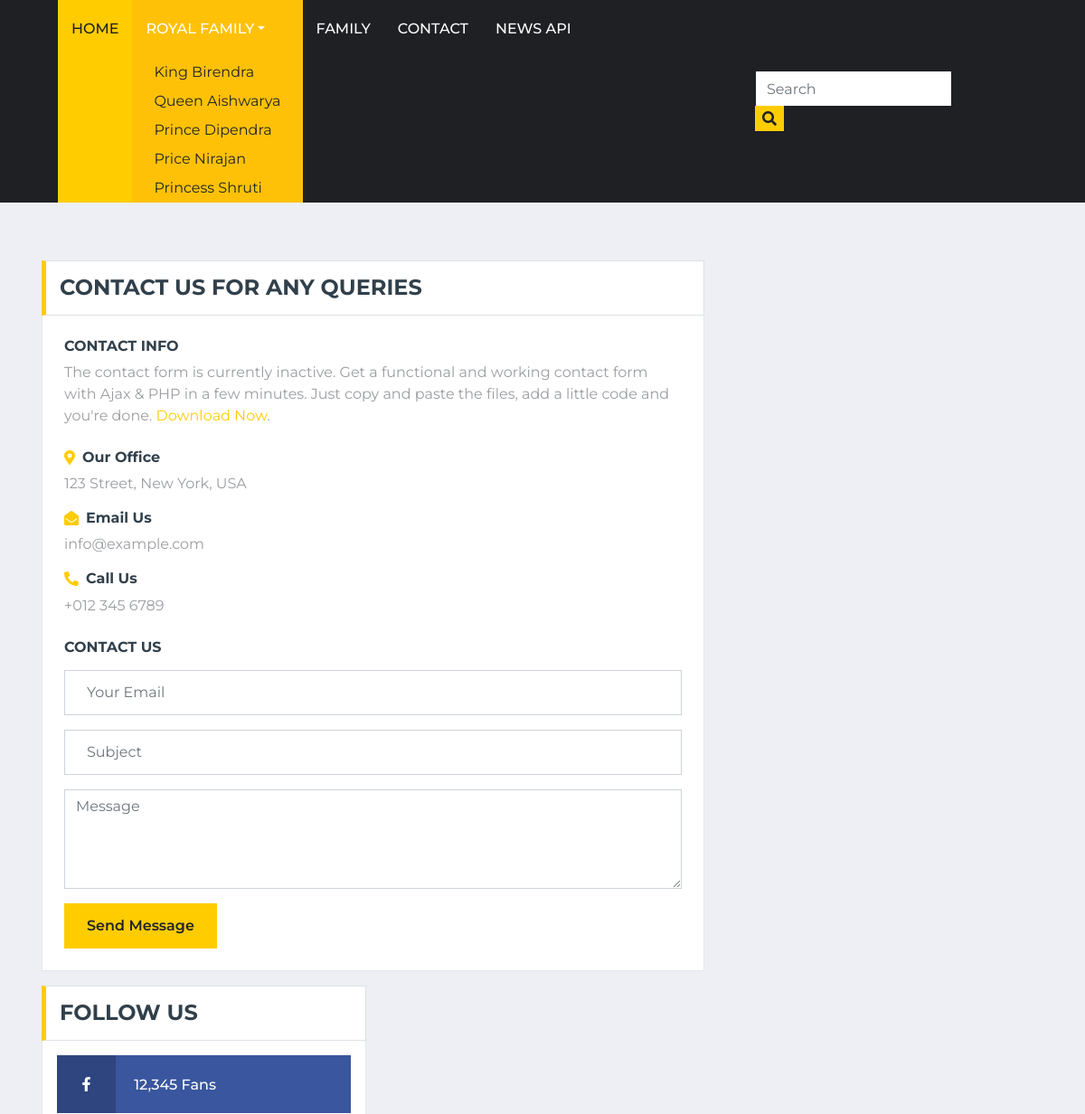
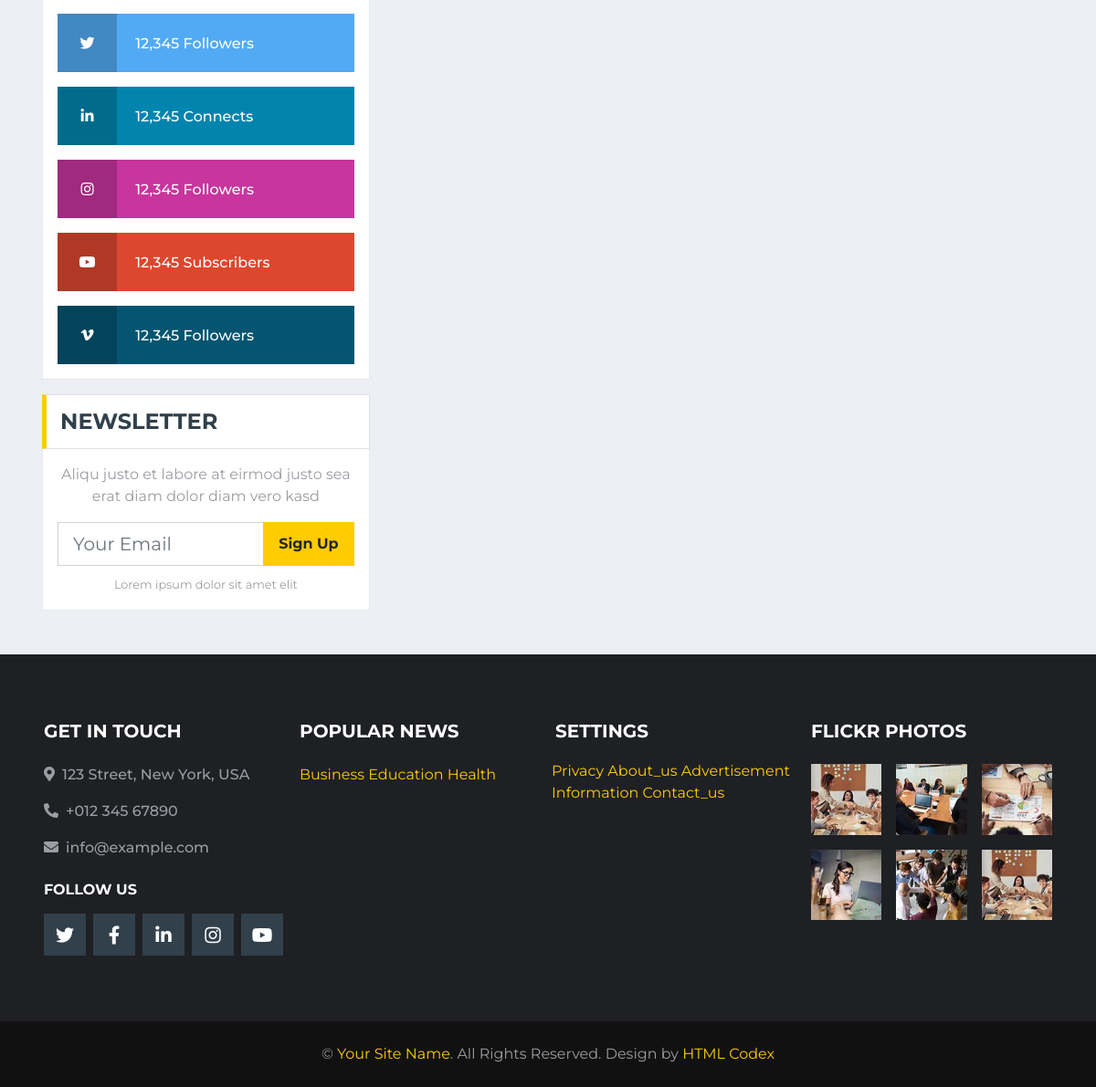
The app's page /contact with its own data (2 pictures, top to bottom).
### game/models.py (models this page shows)
class Royal(models.Model):
    name=models.CharField(max_length=100, unique=True)
    slug=models.SlugField(max_length=100, unique=True)

class Popular(models.Model):
    title=models.CharField(max_length=250, unique=True)
    slug=models.SlugField(max_length=250, unique=True)
    content=RichTextField()
    image=models.ImageField(upload_to='page/%y/%m/%d/', blank=True)

class Page(models.Model):
    title=models.CharField(max_length=250, unique=True)
    slug=models.SlugField(max_length=255, unique=True)
    content=RichTextField()
    image=models.ImageField(upload_to='page/%y/%m/%d/', blank=True)

### game/views.py (the view)
# urls.py: path('contact',views.contact, name='contact'),
def contact(request):
    if request.method == 'POST':
        email=request.POST['email']
        subject=request.POST['subject']
        message=request.POST['message']
        send_mail("Subject:"+ subject, message, email, ['magarindra927@gmail.com'], fail_silently=False)
        messages.success(request, 'Your message has been sent successfully')
        back=request.META.get('HTTP_REFERER')
        return redirect (back)
    else:
        return render(request, 'contact.html')

### game/general.py (called while the page is built)
def global_data(request):
    data={
        'royalData':Royal.objects.all(),
        'pageData':Page.objects.all(),
        'popularData':Popular.objects.all(),
    }
    return data

### game/templates/contact.html (shortened to what this page needs)
{% extends 'layouts/main.html' %}
{% block content %}
    <div class="container-fluid mt-5 pt-3">
        <div class="container">
            <div class="col-lg-8">
                <div class="section-title mb-0">
                    <h4 class="m-0 text-uppercase font-weight-bold">Contact Us For Any Queries</h4>
                </div>
                <div class="bg-white border border-top-0 p-4 mb-3">
                    <div class="mb-4">
                        <h6 class="text-uppercase font-weight-bold">Contact Info</h6>
                        <p class="mb-4">The contact form is currently inactive. Get a functional and working contact form with Ajax & PHP in a few minutes. Just copy and paste the files, add a little code and you're done. <a href="https://htmlcodex.com/contact-form">Download Now</a>.</p>
                        <div class="mb-3">
                            <div class="d-flex align-items-center mb-2">
                                <i class="fa fa-map-marker-alt text-primary mr-2"></i>
                                <h6 class="font-weight-bold mb-0">Our Office</h6>
                            </div>
                            <p class="m-0">123 Street, New York, USA</p>
                        </div>
                        <div class="mb-3">
                            <div class="d-flex align-items-center mb-2">
                                <i class="fa fa-envelope-open text-primary mr-2"></i>
                                <h6 class="font-weight-bold mb-0">Email Us</h6>
                            </div>
                            <p class="m-0">info@example.com</p>
                        </div>
                        <div class="mb-3">
                            <div class="d-flex align-items-center mb-2">
                                <i class="fa fa-phone-alt text-primary mr-2"></i>
                                <h6 class="font-weight-bold mb-0">Call Us</h6>
                            </div>
                            <p class="m-0">+012 345 6789</p>
                        </div>
                    </div>
                    <h6 class="text-uppercase font-weight-bold mb-3">Contact Us</h6>
                    <form>
                        <div class="form-row">
                            <div class="col-md-12">
                                <div class="contact-form">
                                    <form name="{% url 'contact' %}" method="post">
                                        <div class="form-group">
                                            <input type="email" class="form-control p-4" placeholder="Your Email" required="required"/>
                                        </div>
                                        <div class="form-group">
                                            <input type="text" class="form-control p-4" placeholder="Subject" required="required"/>
                                        </div>
                                        <div class="form-group">
                                            <textarea class="form-control" rows="4" placeholder="Message" required="required"></textarea>
                                        </div>
                                        <div>
                                            <button class="btn btn-primary font-weight-semi-bold px-4" style="height: 50px;"
                                                type="submit">Send Message</button>
                                        </div>
                                    </form>
                                </div>
                            </div>
                        </div>
                    </form>
                </div>
            </div>
            <div class="col-lg-4">
                <div class="mb-3">
                    <div class="section-title mb-0">
                        <h4 class="m-0 text-uppercase font-weight-bold">Follow Us</h4>
                    </div>
                    <div class="bg-white border border-top-0 p-3">
                        <a href="" class="d-block w-100 text-white text-decoration-none mb-3" style="background: #39569E;">
                            <i class="fab fa-facebook-f text-center py-4 mr-3" style="width: 65px; background: rgba(0, 0, 0, .2);"></i>
                            <span class="font-weight-medium">12,345 Fans</span>
                        </a>
                        <a href="" class="d-block w-100 text-white text-decoration-none mb-3" style="background: #52AAF4;">
                            <i class="fab fa-twitter text-center py-4 mr-3" style="width: 65px; background: rgba(0, 0, 0, .2);"></i>
                            <span class="font-weight-medium">12,345 Followers</span>
                        </a>
                        <a href="" class="d-block w-100 text-white text-decoration-none mb-3" style="background: #0185AE;">
                            <i class="fab fa-linkedin-in text-center py-4 mr-3" style="width: 65px; background: rgba(0, 0, 0, .2);"></i>
                            <span class="font-weight-medium">12,345 Connects</span>
                        </a>
                        <a href="" class="d-block w-100 text-white text-decoration-none mb-3" style="background: #C8359D;">
                            <i class="fab fa-instagram text-center py-4 mr-3" style="width: 65px; background: rgba(0, 0, 0, .2);"></i>
                            <span class="font-weight-medium">12,345 Followers</span>
                        </a>
                        <a href="" class="d-block w-100 text-white text-decoration-none mb-3" style="background: #DC472E;">
                            <i class="fab fa-youtube text-center py-4 mr-3" style="width: 65px; background: rgba(0, 0, 0, .2);"></i>
                            <span class="font-weight-medium">12,345 Subscribers</span>
                        </a>
                        <a href="" class="d-block w-100 text-white text-decoration-none" style="background: #055570;">
                            <i class="fab fa-vimeo-v text-center py-4 mr-3" style="width: 65px; background: rgba(0, 0, 0, .2);"></i>
                            <span class="font-weight-medium">12,345 Followers</span>
                        </a>
                    </div>
                </div>
                <div class="mb-3">
                    <div class="section-title mb-0">
                        <h4 class="m-0 text-uppercase font-weight-bold">Newsletter</h4>
                    </div>
                    <div class="bg-white text-center border border-top-0 p-3">
                        <p>Aliqu justo et labore at eirmod justo sea erat diam dolor diam vero kasd</p>
                        <div class="input-group mb-2" style="width: 100%;">
                            <input type="text" class="form-control form-control-lg" placeholder="Your Email">
                            <div class="input-group-append">
                                <button class="btn btn-primary font-weight-bold px-3">Sign Up</button>
                            </div>
                        </div>
                        <small>Lorem ipsum dolor sit amet elit</small>
                    </div>
                </div>
            </div>
        </div>
    </div>
{% endblock %}

### game/templates/layouts/menu.html (shortened to what this page needs)
<body>
    <div class="container-fluid p-0">
    <nav class="navbar navbar-expand-lg bg-dark navbar-dark py-2 py-lg-0 px-lg-5">
        <div class="collapse navbar-collapse justify-content-between px-0 px-lg-3" id="navbarCollapse">
            <div class="navbar-nav mr-auto py-0">
                <a href="{% url 'index' %}" class="nav-item nav-link active">Home</a>
                <div class="nav-item dropdown bg-warning">
                    <a href="/" class="nav-link dropdown-toggle" data-toggle="dropdown">Royal Family</a></li>
                    {% for royal in royalData %}
                        <a href="{% url 'royal' royal.slug %}" class="dropdown-item">{{ royal.name }}</a></li>
                    {% endfor %}
                </div>
                <a href="{% url 'family' %}" class="nav-item nav-link">Family</a>
                <a href="{% url 'contact' %}" class="nav-item nav-link">Contact</a>
                  <a href="{% url 'news_api' %}" class="nav-item nav-link">News API</a>
            </div>
            <div class="input-group ml-auto d-none d-lg-flex" style="width: 100%; max-width: 300px;">
                <form action="{% url 'family' %}" method="post">
                    <input type="text" class="form-control border-0" required name="search" placeholder="Search">
                    <div class="input-group-append">
                        <button class="input-group-text bg-primary text-dark border-0 px-2">
                        <i class="fa fa-search"></i></button>
                    </div>
                </form>
            </div>
        </div>
    </nav>
    </div>

### game/templates/layouts/footer.html (shortened to what this page needs)
  {% load static %}
  <div class="container-fluid bg-dark pt-5 px-sm-3 px-md-5 mt-5">
    <div class="row py-4">
        <div class="col-lg-3 col-md-6 mb-5">
            <h5 class="mb-4 text-white text-uppercase font-weight-bold">Get In Touch</h5>
            <p class="font-weight-medium"><i class="fa fa-map-marker-alt mr-2"></i>123 Street, New York, USA</p>
            <p class="font-weight-medium"><i class="fa fa-phone-alt mr-2"></i>+012 345 67890</p>
            <p class="font-weight-medium"><i class="fa fa-envelope mr-2"></i>info@example.com</p>
            <h6 class="mt-4 mb-3 text-white text-uppercase font-weight-bold">Follow Us</h6>
            <div class="d-flex justify-content-start">
                <a class="btn btn-lg btn-secondary btn-lg-square mr-2" href="#"><i class="fab fa-twitter"></i></a>
                <a class="btn btn-lg btn-secondary btn-lg-square mr-2" href="#"><i class="fab fa-facebook-f"></i></a>
                <a class="btn btn-lg btn-secondary btn-lg-square mr-2" href="#"><i class="fab fa-linkedin-in"></i></a>
                <a class="btn btn-lg btn-secondary btn-lg-square mr-2" href="#"><i class="fab fa-instagram"></i></a>
                <a class="btn btn-lg btn-secondary btn-lg-square" href="#"><i class="fab fa-youtube"></i></a>
            </div>
        </div>
        <div class="col-lg-3 col-md-6 mb-5">
            <h5 class="mb-4 text-white text-uppercase font-weight-bold">Popular News</h5>
            <div class="mb-3">
                <div class="mb-2">
                    {% for popular in popularData %}
                    <a href="{% url 'popular' popular.slug %}">{{ popular.title }}</a>
                    {% endfor %}
                </div>
            </div>
        </div>
        <div class="col-lg-3 col-md-6 mb-5">
            <h5 class="mb-4 text-white text-uppercase font-weight-bold">Settings</h5>
            <div class="m-n1">
                {% for page in pageData %}
                <a href="{% url 'page' page.slug %}">{{ page.title }}</a>
                {% endfor %}
            </div>
        </div>
        <div class="col-lg-3 col-md-6 mb-5">
            <h5 class="mb-4 text-white text-uppercase font-weight-bold">Flickr Photos</h5>
            <div class="row">
                <div class="col-4 mb-3">
                    <a href=""><img class="w-100" src="{% static 'img/news-110x110-1.jpg' %}" alt=""></a>
                </div>
                <div class="col-4 mb-3">
                    <a href=""><img class="w-100" src="{% static 'img/news-110x110-2.jpg' %}" alt=""></a>
                </div>
                <div class="col-4 mb-3">
                    <a href=""><img class="w-100" src="{% static 'img/news-110x110-3.jpg' %}" alt=""></a>
                </div>
                <div class="col-4 mb-3">
                    <a href=""><img class="w-100" src="{% static 'img/news-110x110-4.jpg' %}" alt=""></a>
                </div>
                <div class="col-4 mb-3">
                    <a href=""><img class="w-100" src="{% static 'img/news-110x110-5.jpg' %}" alt=""></a>
                </div>
                <div class="col-4 mb-3">
                    <a href=""><img class="w-100" src="{% static 'img/news-110x110-1.jpg' %}" alt=""></a>
                </div>
            </div>
        </div>
    </div>
</div>
<div class="container-fluid py-4 px-sm-3 px-md-5" style="background: #111111;">
    <p class="m-0 text-center">&copy; <a href="#">Your Site Name</a>. All Rights Reserved.
    Design by <a href="https://htmlcodex.com">HTML Codex</a></p>
</div>
</body>
</html>

### records on screen
Royal: name "King Birendra"
Royal: name "Queen Aishwarya"
Royal: name "Prince Dipendra"
Royal: name "Price Nirajan"
Royal: name "Princess Shruti"
Popular: title "Business"
Popular: title "Education"
Popular: title "Health"
Page: title "Privacy"
Page: title "About_us"
Page: title "Advertisement"
Page: title "Information"
Page: title "Contact_us"
